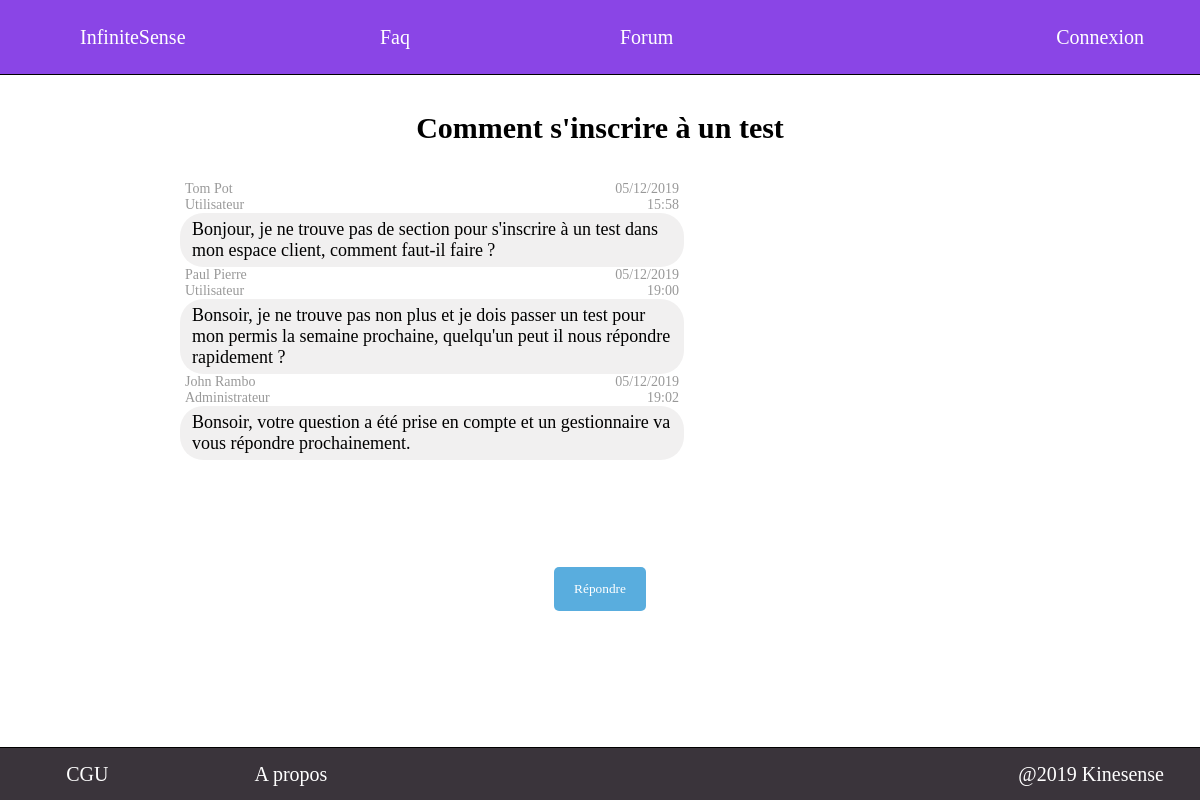
The page /src/view/autre/Forum_sujet.php?id_sujet=2 on the database its author committed.
### tables this page shows
CREATE TABLE sujet_forum(
	id_sujet INT AUTO_INCREMENT PRIMARY KEY,
	id_utilisateur INT NOT NULL,
	titre VARCHAR(255) NOT NULL,
	date_creation_sujet DATETIME NOT NULL,
	CONSTRAINT fk_sujet_forum_utilisateur FOREIGN KEY (id_utilisateur) REFERENCES utilisateur(id_utilisateur)
);

CREATE TABLE message_forum(
	id_message INT AUTO_INCREMENT PRIMARY KEY,
	id_sujet INT NOT NULL,
	id_utilisateur INT NOT NULL,
	message TEXT NOT NULL,
	date_poste DATETIME NOT NULL,
	CONSTRAINT fk_message_forum_sujet FOREIGN KEY (id_sujet) REFERENCES sujet_forum(id_sujet),
	CONSTRAINT fk_message_forum_utilisateur FOREIGN KEY (id_utilisateur) REFERENCES utilisateur(id_utilisateur)
);

CREATE TABLE utilisateur(
	id_utilisateur INT AUTO_INCREMENT PRIMARY KEY,
	prenom VARCHAR(30) DEFAULT NULL,
	nom VARCHAR(30) DEFAULT NULL,
	adresse_mail VARCHAR(50) NOT NULL UNIQUE,
	mot_de_passe VARCHAR(255) DEFAULT NULL,
	role CHAR NOT NULL
);

### src/model/convert_role.php (called while the page is built, shortened)
<?php
function char_to_str($char) {
  if ($char==='A') {return('Administrateur');}
  if ($char==='U') {return('Utilisateur');}
  return('error');
}
?>

### src/view/autre/Forum_sujet.php (the view, shortened to what this page needs)
<!DOCTYPE html>
<html>
	<head>
		<link rel="stylesheet" href="../../public/css/autre/Forum_sujet.css"/>
	</head>
	<body>
		<?php include("../general/Header.php"); ?>
    <?php
    if (!isset($_SESSION['id_utilisateur'])) {$id_utilisateur=0;} else {$id_utilisateur=$_SESSION['id_utilisateur'];}
		if (!isset($_SESSION['role'])) {$role='U';} else {$role=$_SESSION['role'];}
    ?>
		<?php include('../general/Message_serveur.php');?>
    <section>
			<?php
			$db = db_connect();
				?><script> show_message('Connexion à la base de donnée impossible','red'); </script><?php
			try {
        $id_sujet=$_GET['id_sujet'];
				$req = "SELECT titre FROM sujet_forum WHERE id_sujet=$id_sujet";
			  $rep = $db->query($req);
        $titre=$rep->fetch();
        echo '<h1>'.$titre['titre'].'</h1>';
			} catch (Exception $e)
			{
				?><script type="text/javascript"> show_message('Erreur serveur','red'); </script><?php
				exit;
			}
      $req2="SELECT * FROM message_forum WHERE id_sujet=$id_sujet ORDER BY date_poste ASC";
      $rep2=$db->query($req2);
			?>
			<div id="conversation">
				<?php
      	while ($infos_message=$rep2->fetch()) {?>
          <div class=
          <?php
          if ($infos_message['id_utilisateur']==$id_utilisateur) {echo 'message_self';} else {echo 'message_other';}
          ?>
          >
          <?php
          try {
            $id_utilisateur_message=$infos_message['id_utilisateur'];
            $req3 = "SELECT nom, prenom, role FROM utilisateur where id_utilisateur=$id_utilisateur_message";
            $rep3 = $db->query($req3);
            $user=$rep3->fetch();
						include_once('../../model/convert_role.php');
						if (char_to_str($user['role'])=='error') {
							?><script type="text/javascript"> show_message("Erreur serveur au message d'id="+<?php echo $infos_message['id_message'] ?>,'red'); </script><?php
						} else {
							?>
							<div class="message">
								<div class="utilisateur">
									<?php
									$prenom=$user['prenom'];
									$nom=$user['nom'];
									$texte=$infos_message['message'];
									$texte=str_replace("\n\r","<br/>",$texte);
									$texte=str_replace("\r\n","<br/>",$texte);
									$texte=str_replace("\r","<br/>",$texte);
									$texte=str_replace("\n","<br/>",$texte);
									if ($role=='A') {
										echo "<a href='../accueil/Accueil_admin?search=".addslashes($prenom)."+".addslashes($nom)."'>";
										echo $prenom." ".$nom.'<br>'.char_to_str($user['role'])."</a>";
									} else {
										echo $prenom." ".$nom.'<br>'.char_to_str($user['role']);
									}
									?>
								</div>
								<div class="date"><?php echo date('d/m/Y', strtotime($infos_message['date_poste'])).'<br>'.date('H:i', strtotime($infos_message['date_poste'])); ?></div>
								<div class="texte"><?php echo $texte; ?></div>
							</div>
								<?php
						}
          } catch (Exception $e)
          {
            ?><script type="text/javascript">
            show_message("Erreur serveur au message id="+<?php echo $infos_message['id_message'] ?>,'red');
            </script><?php
          }
          ?>
          </div>
      	<?php
				}
				?>
      </div>
			<?php
			if ($id_utilisateur==0) {
				?><button type='button' id='new_message' onclick="show_connexion_form()">Répondre</button><?php
			} else {
				?><button type='button' id='new_message' onclick='show_new_message_form()'>Répondre</button><?php
			}
			?>
		</section>
		<?php include("../general/Footer.php"); ?>
	</body>
</html>

### src/public/css/autre/Forum_sujet.css (style rules this page uses)
section { position:relative; top:75px; width:100%; }
section h1 { position: relative; margin-top: 3%; margin-bottom: 3%; text-align: center; font-size: 30px; }
#conversation { position:relative; overflow-y: auto; height:350px; scrollbar-width: thin; width: 70%; margin: auto; overflow-x: hidden; }
#conversation > * { max-width: 60%; display: flex; }
#conversation .message_other { float:left; clear: both; flex-direction: row-reverse; }
#conversation > * > .message > .utilisateur { float:left; opacity: .40; text-align: left; margin: 0px 5px; font-size: 14px; }
#conversation > * > .message > .date { float:right; opacity: .40; text-align: right; margin: 0px 5px; font-size: 14px; }
#conversation > * > .message > .texte { clear: both; border: none; border-radius: 1.3em; padding: 6px 12px; font-size: 18px; }
#conversation > .message_other > .message > .texte { background-color: #f1f0f0; float:left; }
section #new_message { background-color: #59adde; color: white; padding: 14px 20px; border: none; outline: none; border-radius: 5px; display: block; margin: auto; margin-top: 3%; margin-bottom: 3%; }
:root { --cancel_color: #ff476f; --delete_color: #59adde; }

### src/public/css/general/Header.css (style rules this page uses)
* { font-family: Cambria;padding: 0; margin: 0; }

### src/public/css/general/Connexion_form.css (style rules this page uses)
:root { --cancel_color: #ff476f; --delete_color: #59adde; }

### rows shown on the page
sujet_forum: titre "Comment s'inscrire à un test"
message_forum: id_utilisateur.prenom "Tom", id_utilisateur.nom "Pot", id_utilisateur.role "Utilisateur", date_poste "05/12/2019", date_poste "15:58", message "Bonjour, je ne trouve pas de section pour s'inscrire à un test dans mon espace client, comment faut-il faire ?"
message_forum: id_utilisateur.prenom "Paul", id_utilisateur.nom "Pierre", id_utilisateur.role "Utilisateur", date_poste "05/12/2019", date_poste "19:00", message "Bonsoir, je ne trouve pas non plus et je dois passer un test pour mon permis la semaine prochaine, quelqu'un peut il nous répondre rapidement ?"
message_forum: id_utilisateur.prenom "John", id_utilisateur.nom "Rambo", id_utilisateur.role "Administrateur", date_poste "05/12/2019", date_poste "19:02", message "Bonsoir, votre question a été prise en compte et un gestionnaire va vous répondre prochainement."
